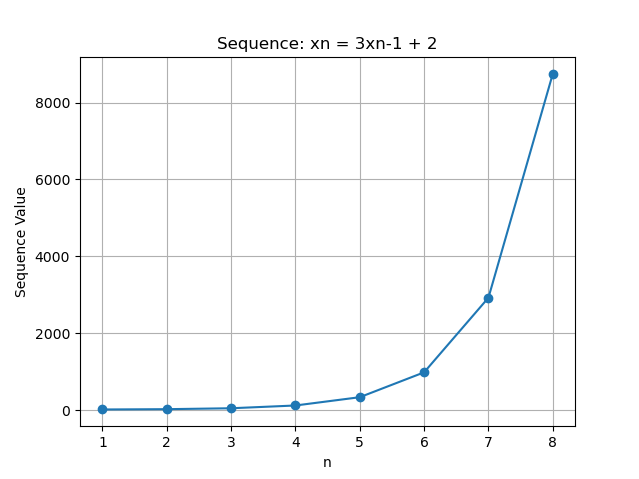

Here is the Python script that generated this plot:
import matplotlib.pyplot as plt

# Read sequence values from the txt file
with open('sequence_values.txt', 'r') as file:
    sequence_values = [int(line.strip()) for line in file]

# Generate n values from 1 to 8
n_values = list(range(1, len(sequence_values) + 1))

# Plotting the graph
plt.plot(n_values, sequence_values, marker='o')
plt.title('Sequence: xn = 3xn-1 + 2')
plt.xlabel('n')
plt.ylabel('Sequence Value')
plt.grid(True)
plt.show()
